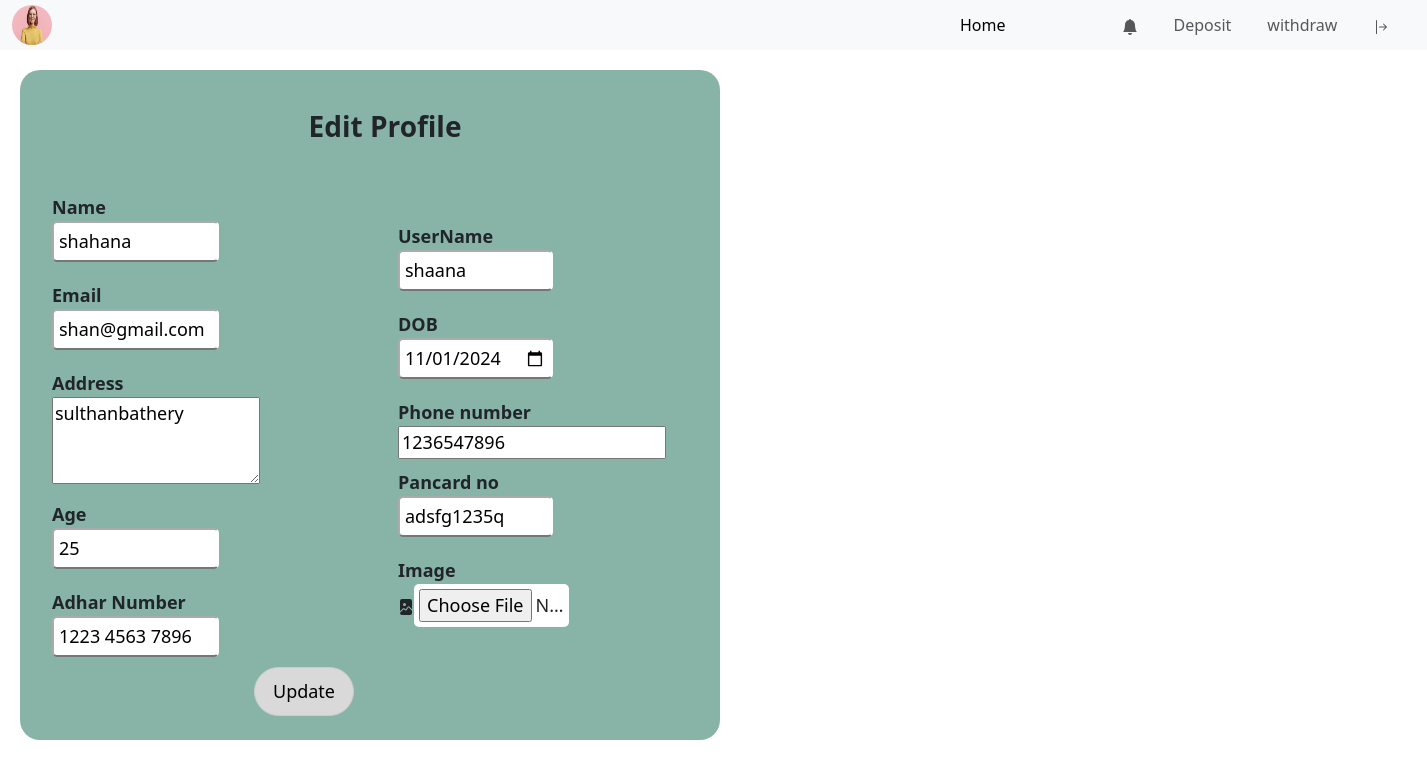
/profileedit/4 (signed in), run on the app's committed database.
### app/models.py (models this page shows, shortened)
class CustomeUser(AbstractUser):
    age=models.IntegerField(null=True,blank=True)
    Phonenumber=models.IntegerField(null=True,blank=True,unique=True)
    Address=models.CharField(null=True,blank=True,max_length=100)
    DOB=models.DateField(null=True,blank=True)
    InitialAmount=models.IntegerField(null=True,blank=True)
    AccountNumber=models.CharField(null=True,blank=True,max_length=100,unique=True)
    Pancardno=models.CharField(null=True,blank=True,max_length=100,unique=True)
    AdharNumber=models.CharField(null=True,blank=True,max_length=100,unique=True)
    Ifsc=models.IntegerField(null=True,blank=True)
    Branch=models.CharField(null=True,blank=True ,max_length=100)
    Pincode=models.IntegerField(null=True,blank=True)
    usertype=models.CharField(max_length=200)
    Image=models.FileField(null=True,blank=True)

### app/views.py (the view)
# urls.py: path('profileedit/<int:id>',views.profileedit,name='profileedit'),
def profileedit(request,id):
    datas=CustomeUser.objects.get(id=request.user.id)
    if request.method == 'POST':
        datas.first_name=request.POST['Name']
        datas.age=request.POST['age']
        datas.Phonenumber=request.POST['Phonenumber']
        datas.DOB=request.POST['DOB']
        datas.Address=request.POST['Address']
        datas.email=request.POST['Email']
        datas.username=request.POST['UserName']
        datas.Pancardno=request.POST['Pancardno']
        datas.AdharNumber=request.POST['AdharNumber']
        if 'Image' in request.FILES:
            datas.Image = request.FILES['Image']
        datas.save()
        return redirect(userprofile)
    else:
        print(f"Debug: DOB - {datas.DOB}")
        return render(request,'user/profileedit.html',{'datas':datas})

### template/user/profileedit.html (shortened to what this page needs)
{% extends 'user/home.html' %}
{% block content %}
<div class="container">
    <form action="{% url 'profileedit' id=datas.id %}" method="POST" enctype="multipart/form-data">
        <h3>Edit Profile</h3>
        <div class="row d-flex align-items-center ">
            <div class=" col-sm-6  " style=" padding-right:1px;padding-left:0px;">
                  <label for="name"><b>Name</b></label><br>
                  <input type="text" placeholder="Name" name="Name" value="{{datas.first_name}}"  ><br>
                  <label for="Email"><b>Email</b></label><br>
                  <input type="email" placeholder="Email" name="Email" value="{{ datas.email }}"><br>
                  <label for="Address"><b>Address</b></label><br>
                  <textarea id="Address" name="Address" rows="3" cols="18" >{{datas.Address}}</textarea><br>
                  <label for="Age"><b>Age</b></label><br>
                  <input type="number" placeholder="Age" name='age' value="{{datas.age}}"><br>
                  <label for="Adhar Number"><b>Adhar Number</b></label><br>
                  <input type="text" placeholder="Adhar Number"  maxlength="14" name='AdharNumber' value="{{datas.AdharNumber}}"><br>
            </div>
            <div class="col-sm-6 " >
                <label for="UserName"><b>UserName</b></label><br>
                <input type="text" placeholder="UserName" name="UserName" value="{{datas.username}}" ><br>
                <label for="DOB"><b>DOB</b></label><br>
                <input type="date" placeholder="DOB" name="DOB" value="{{datas.DOB|date:'Y-m-d'}}"><br>
                <label for="Phone number"><b>Phone number</b></label><br>
                <input type="tel" placeholder="Phone number"  name='Phonenumber' value="{{datas.Phonenumber}}"><br>
                <label for="Pancard no"><b>Pancard no</b></label><br>
                <input type="text" placeholder="Pancard no" pattern="[A-Za-z]{5}[0-9]{4}[A-Za-z]{1}" name='Pancardno' value="{{datas.Pancardno}}"><br>
                <label for="Image"><b>Image</b></label><br>
                <a></a><input type="file" name="Image"  value="{{datas.Image}}">
              </div>
              <div>
              <button type="submit">Update</button>
              </div>
      </div>
         </form>
  </div>
{% endblock %}

### template/user/profileedit.html (style rules this page uses)
.container { background-color: #87b4a6; width: 700px; height: 670px; margin-top: 20px; margin-left: 20px; border-radius: 20px; align-items: center; }
form { border-radius: 20px ; padding-top: 30px; }
h3 { font-weight: bolder; text-align: center; margin-left:30px; margin-top:10px; }
label { font-weight: 400; margin-top:10px; }
.row { text-align:start; font-size:large; margin-top:40px; margin-left: 20px; }
input[type="text"] { padding: 5px; width: 50%; background-color:white; border-top-color:white ; border-left-color: white; border-right-color:white ; border-radius: 5px; color: black; margin-bottom: 10px; }
input[type="number"] { padding: 5px; width: 50%; background-color: white; border-top-color:white ; border-left-color: white; border-right-color:white ; border-radius: 5px; margin-bottom: 10px; }
input[type="email"] { padding:5px; width: 50%; background-color: white; border-top-color:white ; border-left-color: white; border-right-color:white ; border-radius: 5px; margin-bottom: 10px; }
input[type="date"] { padding: 5px; width: 50%; background-color: white; border-top-color:white ; border-left-color: white; border-right-color:white ; border-radius: 5px; margin-bottom: 10px; }
input[type="file"] { padding: 5px; width: 50%; background-color: white; border-top-color:white ; border-left-color: white; border-right-color:white ; border-radius: 5px; margin-bottom: 10px; }
button { width: 100px; text-align: center; padding: 10px; margin-left: 190px; border: 1px solid #ccc; border-radius: 25px; background-color: #D9D9D9; }

### data on the page
CustomeUser: Name "shahana", Email "shan@gmail.com", Address "sulthanbathery", age "25", AdharNumber "1223 4563 7896", UserName "shaana", DOB "11/01/2024", Phonenumber "1236547896", Pancardno "adsfg1235q"
